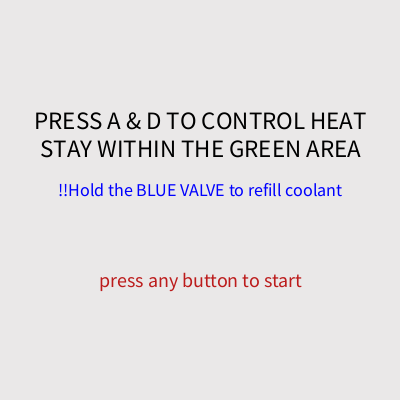
Frame 1 (no input)
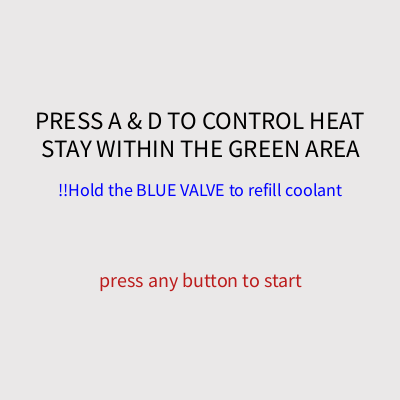
Frame 60 (the mouse pressed at the canvas centre just before this capture)
Frame 120 (the mouse held since frame 60 and released just before this capture): identical to frame 60, image omitted

The Processing sketch that drew these frames (run headless with seeded random() and noise(); from frame 60 on, the mouse is pressed at the canvas centre):

// Processing sketch: Rosi_Manuela_Assignmen4
// ── Rosi_Manuela_Assignmen4.pde
Furnace furnace;
ArrayList<Ash> ashes;

boolean startScreen = true;


void setup() {
  size(400, 400);
  ellipseMode (CENTER);

  furnace = new Furnace();
  ashes= new ArrayList<Ash>();

  for (int i = 0; i < 15; i++) {
    float x = random(10, 380);
    float y = random(380, 460);
    ashes.add(new Ash(x, y));
  }
}

void draw() {
  background (25);
  if (startScreen == true) {
    furnace.displayStartScreen();
    return;
  }
  
  furnace.update();
  furnace.display();

  for ( int i = 0; i < ashes.size(); i++) {
    Ash a = ashes.get(i);

    if (furnace.heat > furnace.safeMax) {
      a.scorching = true;
    } else {
      a.scorching = false;
    }
    a.update();
    a.display();
  }
}

void keyPressed() {

  if (startScreen == true) {
   startScreen = false;
    return;
  }

  if (key == 'a' || key == 'A') {
    furnace.regCoolant();
  }
  if (key == 'd' || key == 'D') {
    furnace.largeCoolant();
  }
  if (furnace.winScreen == true || furnace.loseScreen == true){
    if (key == 'r' ||key == 'R'){
    furnace.restart();
    startScreen = true;
    }
    return;
  }
}

// ── Furnace.pde
class Furnace {
  PVector valveMiddle;

  float heat = 110;
  float heatMax = 242;

  float coolant = 60;
  float coolantMax = 100;

  float stability = 0;
  float stabilityMax = 100;

  float heatRate = 0.18;
  float coolantRate = 0.35;

  float refillRate = 0.35;

  float coolantA = 7;
  float coolantD = 20;
  float costA = 6;
  float costD = 18;

  float safeMin = 90;
  float safeMax = 140;

  float stabilityGain = 0.14;
  float stabilityLoss = 0.05;
  
  int stabilityCount = 0;
  int stabilityGoal = 4;
  int failCount = 0;
  int failMax = 4;

  boolean valveHeld = false;
  boolean winScreen = false;
  boolean loseScreen = false;
  boolean heatSurge = false;
  boolean meltdown = false;

  int surgeTimer = 0;



  Furnace() {
    valveMiddle = new PVector (60, 60);
  }

  void displayStartScreen() {
    background(234, 232, 232, 150);
    fill(0);
    textAlign (CENTER, CENTER);
    textSize(25);
    text("PRESS A & D TO CONTROL HEAT", width/2, 120);
    text("STAY WITHIN THE GREEN AREA", width/2, 148);
    textSize(18);
    fill (0, 0,255);
    text("!!Hold the BLUE VALVE to refill coolant", width/2, 190);
    textSize(20);
    fill(188, 28, 28);
    text("press any button to start", width/2, 280);
  }


  void update() {
    heat += heatRate;

    valveHeld = false;

    if (heat >= heatMax && meltdown == false) {
      failCount ++;
      meltdown = true;

      heat = 110;
      coolant = 60;
      stability = 0;
      heatSurge = false;
    }
    if (heat < heatMax) {
      meltdown = false;
    }

    if (heatSurge == false) {
      if (random(1) < 0.001) {
        heatSurge = true;
        surgeTimer = 180;
        println("SURGE ON");
      }
    }
    if (heatSurge == true) {
      heat += 0.3;
      surgeTimer --;
    }
    if (heatSurge == true && surgeTimer <=0) {
      heatSurge = false;
      println("SURGE ON");
    }


    if (mousePressed && dist(mouseX, mouseY, valveMiddle.x, valveMiddle.y) < 30 ) {
      valveHeld = true;
    }
    if (valveHeld == true) {
      coolant += refillRate;
    }

    coolant = constrain(coolant, 0, coolantMax);
    heat = constrain(heat, 0, heatMax);

    if (heat >= safeMin && heat <= safeMax) {
      stability += stabilityGain;
    } else {
      stability -= stabilityLoss;
    }
    stability = constrain(stability, 0, stabilityMax);

    if (stability >= stabilityMax) {
      stabilityCount++;
      stability = 0;
    }
    stabilityCount = constrain(stabilityCount, 0, stabilityGoal);
  }

  void regCoolant() {
    if (valveHeld == false && coolant >= costA) {
      heat -= coolantA;
      coolant -= costA;
    }
    coolant = constrain(coolant, 0, coolantMax);
    heat = constrain(heat, 0, heatMax);
  }

  void largeCoolant() {
    if (valveHeld == false && coolant>=costD) {
      heat -= coolantD;
      coolant -= costD;
      heatSurge = false;
    }
    coolant = constrain(coolant, 0, coolantMax);
    heat = constrain(heat, 0, heatMax);
  }

  void display() {

    //warning light
    stroke (0);
    strokeWeight (2);
    if (heatSurge == true) {
      fill(255, 0, 0);
    } else {
      fill(50);
    }
    ellipse(200, 125, 20, 26);

    //fail and win lights
    for (int i = 0; i < 4; i++) {
      //fail lights
      if (i < failCount) {
        fill(255, 0, 0);
      }
      //win lights
      else if (i < stabilityCount) {
        fill(255, 255, 0);
      } else {
        fill(80);
      }

      ellipse(120 + i *25, 70, 15, 15);
    }

    //valve coolant
    stroke(0, 63, 232);
    strokeWeight(8);
    noFill();
    ellipse (60, 60, 60, 60);

    strokeWeight(5);
    ellipse( 60, 60, 10, 10);
    line(60, 30, 60, 90);
    line(30, 60, 90, 60);



    //furnace
    noStroke ();
    fill(152);
    rect(80, 220, 240, 220);
    ellipse(200, 230, 240, 200);

    //temp - how can I make it constrained to the thermometer and how can I make it
    //activate the stability while only insde the thermometer?
    fill(255, 0, 0);
    rect(355, 377 - heat, 10, heat);

    //thermometer
    stroke(0);
    strokeWeight(2);
    fill(150, 150, 150, 80);
    rect(352, 160, 15, 220);
    ellipse( 360, 145, 40, 40);


    strokeWeight(5);
    stroke(255, 0, 0);
    line(335, 135, 360, 135);
    stroke(0, 0, 255);
    line(335, 370, 360, 370);

    //green range
    noStroke();
    fill(0, 255, 0, 100);
    rect(352, 240, 15, 50);

    //coolant
    noStroke();
    fill( 0, 0, 255);
    rect(55, 210 -coolant, 10, coolant);

    noFill();
    stroke(255);
    rect(110, 30, 160, 12);

    noStroke();
    fill(180, 0, 255);
    float stabilityWidth = map(stability, 0, stabilityMax, 0, 160);
    rect(110, 30, stabilityWidth, 12);

    //more heat surge effects
    noStroke();
    if (heatSurge == true) {
      fill(255, 0, 0, frameCount%65);
    } else {
      noFill();
    }
    rect(0, 0, width, height);
    noStroke();
    if (heatSurge == true) {
      fill(255);
    } else {
      noFill();
    }
    ellipse(200, 126, 4, 4);

    if (heatSurge == true) {
      fill(255, 0, 0, 50);
    } else {
      noFill();
    }
    ellipse(200, 126, 30, 30);
    ellipse(200, 126, 80, 80);
    ellipse(200, 126, 130, 130);




    //simulation of win screen
    if (stabilityCount >= stabilityGoal) {
      winScreen = true;
    }
    if (winScreen == true) {
      fill(19, 160, 76);
      rect(0, 0, width, height);
      fill(0);
      textAlign (CENTER, CENTER);
      textSize(25);
      text("Congrats, you win", width/2, 200);
      text("Press R to restart", width/2, 280);
    }

    //lose screen
    if (failCount >= failMax) {
      loseScreen = true;
    }
    if (loseScreen == true) {
      fill(188, 28, 28);
      rect(0, 0, width, height);
      fill(0);
      textAlign (CENTER, CENTER);
      textSize(25);
      text("womp womp, you lose", width/2, 200);
      text("Press R to restart", width/2, 280);
    }
  }


  void restart() {
    heat = 110;
    coolant = 60;
    stability = 0;
    stabilityCount = 0;
    winScreen = false;
    loseScreen = false;
  }
}

// ── Particles.pde
class Ash {
  PVector pos;
  PVector velocity;
  PVector acceleration;
//check if it is the heat surge event or not
  boolean scorching = false;
//values for the movements
  float maxSpeed = 1;
  float swayStrength = 0.03;
  float mouseRadius = 60;

  Ash(float x, float y) {
    pos = new PVector(x, y);
    velocity = new PVector(0, -0.6);
    acceleration = new PVector (0, 0);
  }

  void update () {
    //upward motion
    acceleration.mult (0);
    PVector up = new PVector(0, -0.01);
    acceleration.add(up);

    //random movement
    PVector sway = new PVector (random(-swayStrength, swayStrength), 0);
    acceleration.add(sway);

    //mouse interaction - move away slightly from the mouse for a cool effect 
    PVector mousePos = new PVector(mouseX, mouseY);
    PVector away = PVector.sub(pos, mousePos);
    float ew = away.mag(); //ew get away from me

    if (ew < mouseRadius) {
      away.normalize();
      away.mult(0.1);
      acceleration.add(away);
    }
    velocity.add(acceleration);
    velocity.limit(maxSpeed);
    pos.add(velocity);

    if (pos.y < -10) {
      pos.x = random(10, 380);
      pos.y = random(380, 460);
    }
  }

  void display () {
    noStroke();
//if the furnace is too hot the ash becomes orange otherwise it stays grey 
    if (scorching == true) {
      fill(255, 120, 0, 90);
    } else {
      fill (220, 220, 220, 90);
    }

    ellipse(pos.x, pos.y, 8, 12);
    ellipse(pos.x, pos.y, 8, 10);
  }
}
